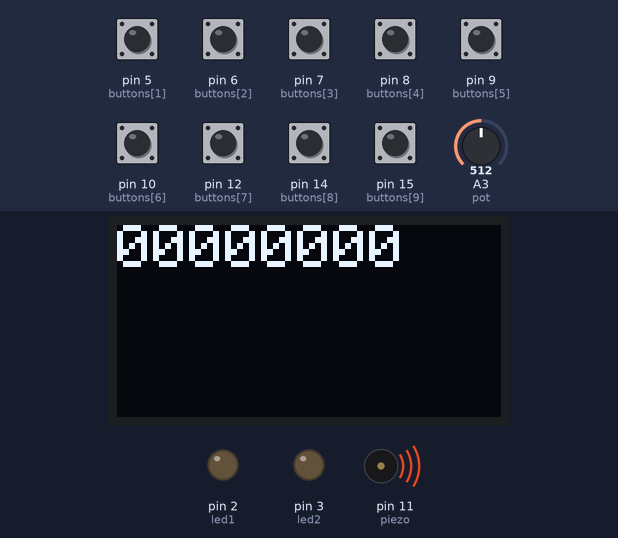
A sketch run on a simulated Arduino Uno, built with avr-gcc and run on an emulated ATmega328P. On the bench: 128×64 one-colour display, output pins drawn as LEDs (lit = HIGH), buzzer (waves = sounding). The inputs (shaded band) are chosen by the test bench; at power-on: pin 5 (buttons[1]), pin 6 (buttons[2]), pin 7 (buttons[3]), pin 8 (buttons[4]), pin 9 (buttons[5]), pin 10 (buttons[6]), pin 12 (buttons[7]), pin 14 (buttons[8]), pin 15 (buttons[9]) HIGH, A3 (pot) = 512. The display library's start-up logo is not drawn; what the sketch prints to the serial monitor is not drawn.

Above: at 1.3 s.
1.4 s: pin 5 (buttons[1]) pulled LOW for 0.15 s
At 2.6 s:
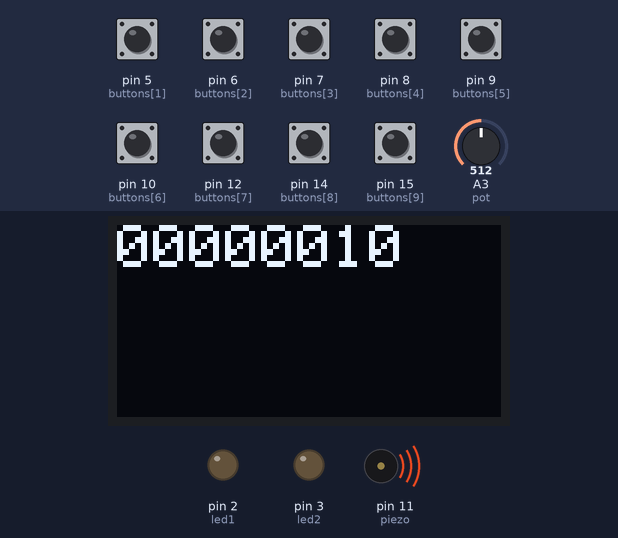
3.0 s: pin 6 (buttons[2]) pulled LOW for 0.15 s
At 4.2 s:
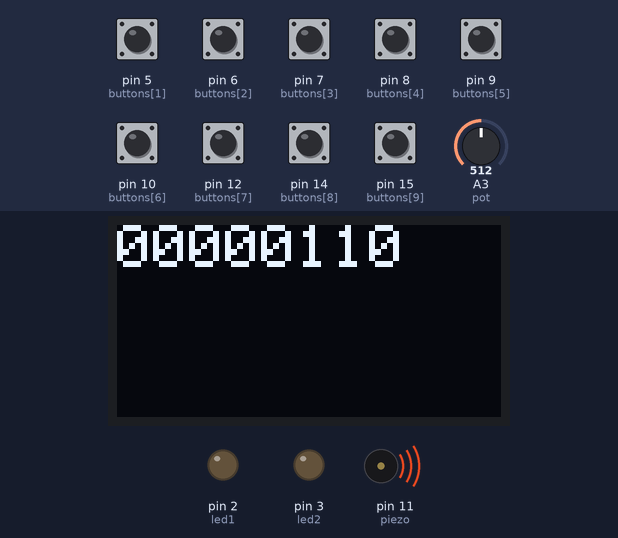
4.6 s: pin 7 (buttons[3]) pulled LOW for 0.15 s
At 5.8 s:
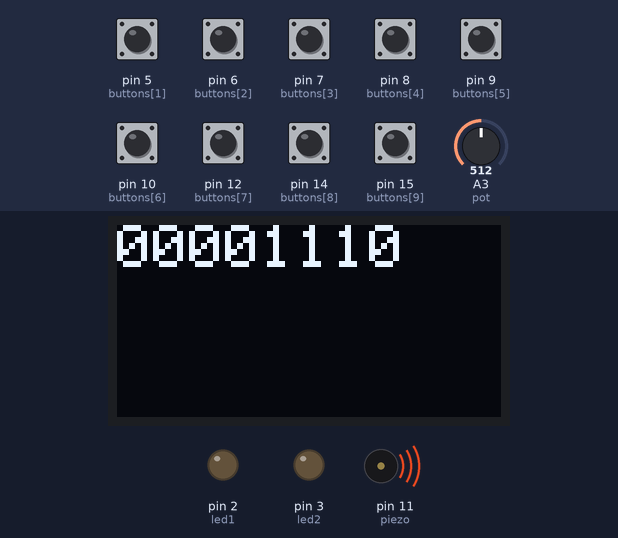
6.2 s: pin 8 (buttons[4]) pulled LOW for 0.15 s
At 7.4 s:
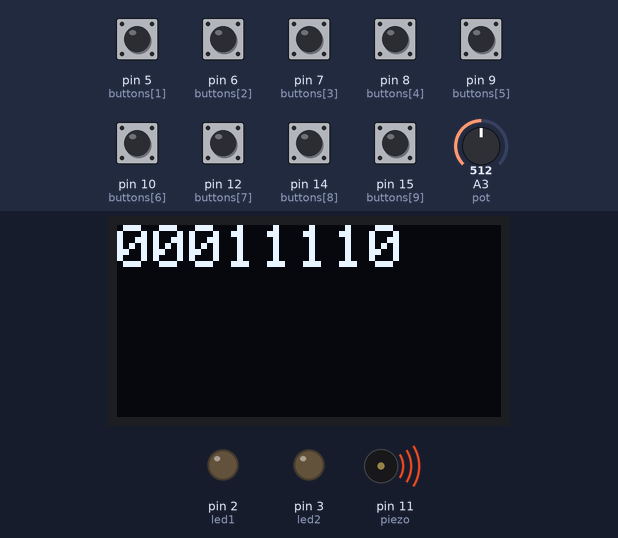
7.8 s: pin 9 (buttons[5]) pulled LOW for 0.15 s
At 9.0 s:
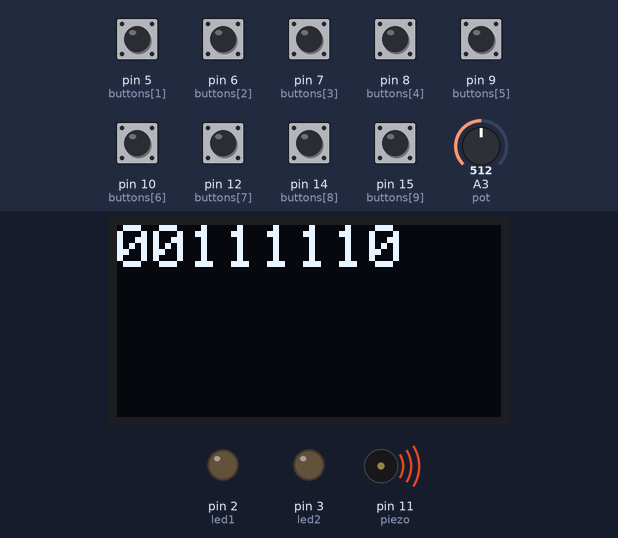
9.4 s: pin 10 (buttons[6]) pulled LOW for 0.15 s
At 10.5 s:
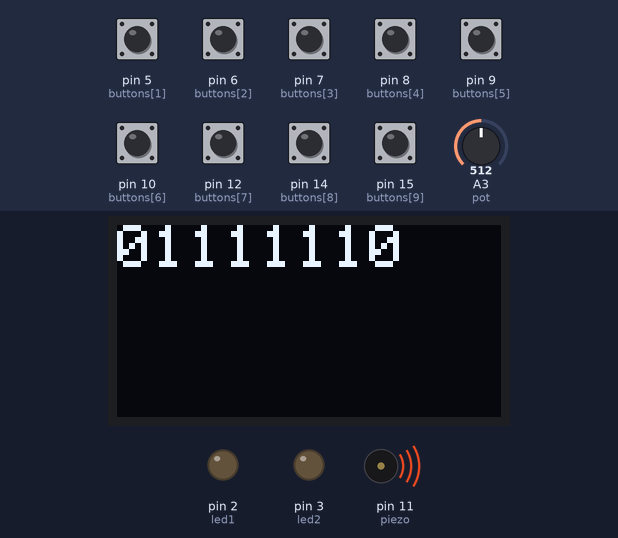
Timing chart, 0 to 12.0 s (numbered marks = the images above; inputs shaded):
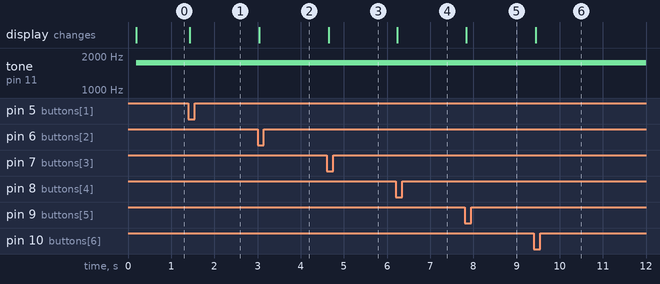

The sketch:

button_test.ino
```cpp
/* Button Test
  Tests the function of all the inputs and outputs on the hexed game
*/

#include <Wire.h>
#include <Adafruit_GFX.h>
#include <Adafruit_SSD1306.h>

#define OLED_RESET 4
Adafruit_SSD1306 display(OLED_RESET);

byte buttons[10] = {4, 5, 6, 7, 8, 9, 10, 12, 14, 15};
byte button_byte = 0;
byte last_button_byte = 0;
byte new_presses = 0;
byte guess = 0;
byte pot = 17;
byte led1 = 2;
byte led2 = 3;
byte piezo = 11;
boolean state = false;
int freq = 0;

void setup()
{
  for (int i = 0; i <= 10; i++)
  {
    pinMode(buttons[i], INPUT_PULLUP);
  }
  pinMode(pot, INPUT);
  pinMode(led1, OUTPUT);
  pinMode(led2, OUTPUT);
  pinMode(piezo, OUTPUT);

  display.begin(SSD1306_SWITCHCAPVCC, 0x3C);
  display.display();
  delay(100);
  Serial.begin(115200);
}

void loop()
{
  button_byte = get_button_byte();
  debug_byte("button_byte", button_byte);

  update_new_presses();
  debug_byte("new presses", new_presses);

  update_guess();
  debug_byte("guess", guess);

  draw_byte(guess);
  Serial.print("button A: ");
  Serial.println(!digitalRead(buttons[8]));
  Serial.print("button B: ");
  Serial.println(!digitalRead(buttons[9]));
  Serial.print("pot: ");
  int pot1 = analogRead(pot);
  Serial.println(pot1);
  //digitalWrite(led1, state);
  //digitalWrite(led2, !state);
  state = !state;
  freq = pot1 * 3 + (digitalRead(buttons[0]) * 200);
  tone(piezo,freq);
  //delay(50);
  //noTone(piezo);
  delay(0);
}

byte get_button_byte()
{
  byte output = 0;
  for (int i = 0; i <= 8; i++)
  {
    (!digitalRead(buttons[i])) ? (bitSet(output, i)) : (0);
  }
  return output;
}

void draw_byte(byte b)
{
  String s = get_binary_string(b);
  display.setTextSize(2);
  display.setTextColor(WHITE);
  display.setCursor(0,0);
  display.clearDisplay();
  display.println(s);
  display.display();
}

String get_binary_string(byte b)
{
  String output = "";
  for (int i = 7; i >= 0; i--)
  {
    (bitRead(b, i)) ? (output += "1") : (output += "0");
  }
  return output;
}

void debug_byte(String s, byte b)
{
  Serial.print(s);
  Serial.print(": ");
  Serial.println(get_binary_string(b));
}

void update_guess()
{
  for(int i=0; i<=8; i++)
  {
    if(bitRead(new_presses, i))
    {
      bitWrite(guess, i, !bitRead(guess, i));
    }
  }
}

void update_new_presses()
{
  new_presses = 0;
  for(int i=0; i<=8; i++)
  {
    if((bitRead(button_byte, i)) && (!bitRead(last_button_byte, i)))
    {
      bitSet(new_presses, i);
    }
  }
  last_button_byte = button_byte;
}
```

Measured:
- after the input at 1.4 s, the display: changes at once (image 1)
- after the input at 3.0 s, the display: changes after 0.05 s (image 2)
- after the input at 4.6 s, the display: changes after 0.06 s (image 3)
- after the input at 6.2 s, the display: changes at once (image 4)
- after the input at 7.8 s, the display: changes at once (image 5)
- after the input at 9.4 s, the display: changes after 0.05 s (image 6)
